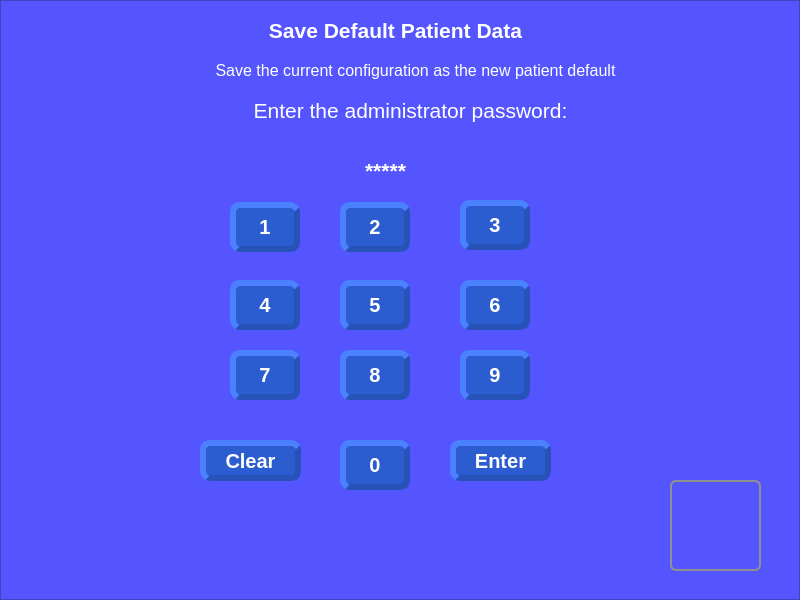
<?xml version="1.0" encoding="UTF-8"?>
<ui version="4.0">
 <class>Form</class>
 <widget class="QWidget" name="Form">
  <property name="geometry">
   <rect>
    <x>0</x>
    <y>0</y>
    <width>800</width>
    <height>600</height>
   </rect>
  </property>
  <property name="windowTitle">
   <string>Form</string>
  </property>
  <property name="styleSheet">
   <string notr="true">background-color: rgb(85, 85, 255);</string>
  </property>
  <widget class="QFrame" name="frame">
   <property name="geometry">
    <rect>
     <x>0</x>
     <y>0</y>
     <width>800</width>
     <height>600</height>
    </rect>
   </property>
   <property name="frameShape">
    <enum>QFrame::StyledPanel</enum>
   </property>
   <property name="frameShadow">
    <enum>QFrame::Raised</enum>
   </property>
   <widget class="QFrame" name="frame_2">
    <property name="geometry">
     <rect>
      <x>0</x>
      <y>0</y>
      <width>800</width>
      <height>600</height>
     </rect>
    </property>
    <property name="styleSheet">
     <string notr="true">QFrame[height=&quot;3&quot;], QFrame[width=&quot;3&quot;] {
    background-color: #AAA;
}
</string>
    </property>
    <property name="frameShape">
     <enum>QFrame::StyledPanel</enum>
    </property>
    <property name="frameShadow">
     <enum>QFrame::Raised</enum>
    </property>
    <widget class="QPushButton" name="pushButton">
     <property name="geometry">
      <rect>
       <x>670</x>
       <y>480</y>
       <width>91</width>
       <height>91</height>
      </rect>
     </property>
     <property name="styleSheet">
      <string notr="true">QPushButton{image: url(:/newPrefix/New folder/back_dark.png);

border: 2px solid #8f8f91;
    border-radius: 6px;
    background-color: qlineargradient(x1: 0, y1: 0, x2: 0, y2: 1,
                                      stop: 0 #f6f7fa, stop: 1 #dadbde);
    min-width: 80px;
}
QPushButton:pressed{ background-color: orange; }
</string>
     </property>
     <property name="text">
      <string/>
     </property>
    </widget>
    <widget class="QLabel" name="label_3">
     <property name="geometry">
      <rect>
       <x>240</x>
       <y>10</y>
       <width>311</width>
       <height>41</height>
      </rect>
     </property>
     <property name="text">
      <string>&lt;html&gt;&lt;head/&gt;&lt;body&gt;&lt;p align=&quot;center&quot;&gt;&lt;span style=&quot; font-size:16pt; font-weight:600; color:#ffffff;&quot;&gt;Save Default Patient Data&lt;/span&gt;&lt;/p&gt;&lt;/body&gt;&lt;/html&gt;</string>
     </property>
    </widget>
    <widget class="QPushButton" name="pushButton_4">
     <property name="geometry">
      <rect>
       <x>450</x>
       <y>410</y>
       <width>101</width>
       <height>41</height>
      </rect>
     </property>
     <property name="styleSheet">
      <string notr="true">QPushButton {
    background-color: #2B5DD1;
    color: #FFFFFF;
    border-style: outset;
    padding: 2px;
    font: bold 20px;
    border-width: 6px;
    border-radius: 10px;
    border-color: #2752B8;
}
QPushButton:hover {
    background-color: lightgreen;
}
QPushButton:pressed{ background-color: orange; }
</string>
     </property>
     <property name="text">
      <string>Enter</string>
     </property>
    </widget>
    <widget class="QPushButton" name="pushButton_5">
     <property name="geometry">
      <rect>
       <x>200</x>
       <y>410</y>
       <width>101</width>
       <height>41</height>
      </rect>
     </property>
     <property name="styleSheet">
      <string notr="true">QPushButton {
    background-color: #2B5DD1;
    color: #FFFFFF;
    border-style: outset;
    padding: 2px;
    font: bold 20px;
    border-width: 6px;
    border-radius: 10px;
    border-color: #2752B8;
}
QPushButton:hover {
    background-color: lightred;
}
QPushButton:pressed{ background-color: orange; }
</string>
     </property>
     <property name="text">
      <string>Clear</string>
     </property>
    </widget>
    <widget class="QPushButton" name="pushButton_6">
     <property name="geometry">
      <rect>
       <x>230</x>
       <y>250</y>
       <width>70</width>
       <height>50</height>
      </rect>
     </property>
     <property name="styleSheet">
      <string notr="true">QPushButton {
    background-color: #2B5DD1;
    color: #FFFFFF;
    border-style: outset;
    padding: 2px;
    font: bold 20px;
    border-width: 6px;
    border-radius: 10px;
    border-color: #2752B8;
}
QPushButton:hover {
    background-color: lightgreen;
}
QPushButton:pressed{ background-color: orange; }
</string>
     </property>
     <property name="text">
      <string>4</string>
     </property>
    </widget>
    <widget class="QPushButton" name="pushButton_7">
     <property name="geometry">
      <rect>
       <x>340</x>
       <y>250</y>
       <width>70</width>
       <height>50</height>
      </rect>
     </property>
     <property name="styleSheet">
      <string notr="true">QPushButton {
    background-color: #2B5DD1;
    color: #FFFFFF;
    border-style: outset;
    padding: 2px;
    font: bold 20px;
    border-width: 6px;
    border-radius: 10px;
    border-color: #2752B8;
}
QPushButton:hover {
    background-color: lightgreen;
}
QPushButton:pressed{ background-color: orange; }
</string>
     </property>
     <property name="text">
      <string>5</string>
     </property>
    </widget>
    <widget class="QPushButton" name="pushButton_9">
     <property name="geometry">
      <rect>
       <x>230</x>
       <y>172</y>
       <width>70</width>
       <height>50</height>
      </rect>
     </property>
     <property name="styleSheet">
      <string notr="true">QPushButton {
    background-color: #2B5DD1;
    color: #FFFFFF;
    border-style: outset;
    padding: 2px;
    font: bold 20px;
    border-width: 6px;
    border-radius: 10px;
    border-color: #2752B8;
}
QPushButton:hover {
    background-color: lightgreen;
}
QPushButton:pressed{ background-color: orange; }
</string>
     </property>
     <property name="text">
      <string>1</string>
     </property>
    </widget>
    <widget class="QPushButton" name="pushButton_10">
     <property name="geometry">
      <rect>
       <x>340</x>
       <y>172</y>
       <width>70</width>
       <height>50</height>
      </rect>
     </property>
     <property name="styleSheet">
      <string notr="true">QPushButton {
    background-color: #2B5DD1;
    color: #FFFFFF;
    border-style: outset;
    padding: 2px;
    font: bold 20px;
    border-width: 6px;
    border-radius: 10px;
    border-color: #2752B8;
}
QPushButton:hover {
    background-color: lightgreen;
}
QPushButton:pressed{ background-color: orange; }
</string>
     </property>
     <property name="text">
      <string>2</string>
     </property>
    </widget>
    <widget class="QPushButton" name="pushButton_11">
     <property name="geometry">
      <rect>
       <x>460</x>
       <y>170</y>
       <width>70</width>
       <height>50</height>
      </rect>
     </property>
     <property name="styleSheet">
      <string notr="true">QPushButton {
    background-color: #2B5DD1;
    color: #FFFFFF;
    border-style: outset;
    padding: 2px;
    font: bold 20px;
    border-width: 6px;
    border-radius: 10px;
    border-color: #2752B8;
}
QPushButton:hover {
    background-color: lightgreen;
}
QPushButton:pressed{ background-color: orange; }
</string>
     </property>
     <property name="text">
      <string>3</string>
     </property>
    </widget>
    <widget class="QPushButton" name="pushButton_8">
     <property name="geometry">
      <rect>
       <x>460</x>
       <y>250</y>
       <width>70</width>
       <height>50</height>
      </rect>
     </property>
     <property name="styleSheet">
      <string notr="true">QPushButton {
    background-color: #2B5DD1;
    color: #FFFFFF;
    border-style: outset;
    padding: 2px;
    font: bold 20px;
    border-width: 6px;
    border-radius: 10px;
    border-color: #2752B8;
}
QPushButton:hover {
    background-color: lightgreen;
}
QPushButton:pressed{ background-color: orange; }
</string>
     </property>
     <property name="text">
      <string>6</string>
     </property>
    </widget>
    <widget class="QPushButton" name="pushButton_12">
     <property name="geometry">
      <rect>
       <x>340</x>
       <y>410</y>
       <width>70</width>
       <height>50</height>
      </rect>
     </property>
     <property name="styleSheet">
      <string notr="true">QPushButton {
    background-color: #2B5DD1;
    color: #FFFFFF;
    border-style: outset;
    padding: 2px;
    font: bold 20px;
    border-width: 6px;
    border-radius: 10px;
    border-color: #2752B8;
}
QPushButton:hover {
    background-color: lightgreen;
}
QPushButton:pressed{ background-color: orange; }
</string>
     </property>
     <property name="text">
      <string>0</string>
     </property>
    </widget>
    <widget class="QPushButton" name="pushButton_13">
     <property name="geometry">
      <rect>
       <x>460</x>
       <y>320</y>
       <width>70</width>
       <height>50</height>
      </rect>
     </property>
     <property name="styleSheet">
      <string notr="true">QPushButton {
    background-color: #2B5DD1;
    color: #FFFFFF;
    border-style: outset;
    padding: 2px;
    font: bold 20px;
    border-width: 6px;
    border-radius: 10px;
    border-color: #2752B8;
}
QPushButton:hover {
    background-color: lightgreen;
}
QPushButton:pressed{ background-color: orange; }
</string>
     </property>
     <property name="text">
      <string>9</string>
     </property>
    </widget>
    <widget class="QPushButton" name="pushButton_14">
     <property name="geometry">
      <rect>
       <x>340</x>
       <y>320</y>
       <width>70</width>
       <height>50</height>
      </rect>
     </property>
     <property name="styleSheet">
      <string notr="true">QPushButton {
    background-color: #2B5DD1;
    color: #FFFFFF;
    border-style: outset;
    padding: 2px;
    font: bold 20px;
    border-width: 6px;
    border-radius: 10px;
    border-color: #2752B8;
}
QPushButton:hover {
    background-color: lightgreen;
}
QPushButton:pressed{ background-color: orange; }
</string>
     </property>
     <property name="text">
      <string>8</string>
     </property>
    </widget>
    <widget class="QPushButton" name="pushButton_15">
     <property name="geometry">
      <rect>
       <x>230</x>
       <y>320</y>
       <width>70</width>
       <height>50</height>
      </rect>
     </property>
     <property name="styleSheet">
      <string notr="true">QPushButton {
    background-color: #2B5DD1;
    color: #FFFFFF;
    border-style: outset;
    padding: 2px;
    font: bold 20px;
    border-width: 6px;
    border-radius: 10px;
    border-color: #2752B8;
}
QPushButton:hover {
    background-color: lightgreen;
}
QPushButton:pressed{ background-color: orange; }
</string>
     </property>
     <property name="text">
      <string>7</string>
     </property>
    </widget>
    <widget class="QLabel" name="label_4">
     <property name="geometry">
      <rect>
       <x>240</x>
       <y>50</y>
       <width>311</width>
       <height>41</height>
      </rect>
     </property>
     <property name="text">
      <string>&lt;html&gt;&lt;head/&gt;&lt;body&gt;&lt;p align=&quot;center&quot;&gt;&lt;span style=&quot; font-size:16pt; font-weight:600; color:#ffffff;&quot;&gt;Save Default Patient Data&lt;/span&gt;&lt;/p&gt;&lt;/body&gt;&lt;/html&gt;</string>
     </property>
    </widget>
    <widget class="QLabel" name="label_5">
     <property name="geometry">
      <rect>
       <x>240</x>
       <y>90</y>
       <width>311</width>
       <height>41</height>
      </rect>
     </property>
     <property name="text">
      <string>&lt;html&gt;&lt;head/&gt;&lt;body&gt;&lt;p align=&quot;center&quot;&gt;&lt;span style=&quot; font-size:16pt; font-weight:600; color:#ffffff;&quot;&gt;Save Default Patient Data&lt;/span&gt;&lt;/p&gt;&lt;/body&gt;&lt;/html&gt;</string>
     </property>
    </widget>
    <widget class="QLabel" name="label_6">
     <property name="geometry">
      <rect>
       <x>240</x>
       <y>120</y>
       <width>311</width>
       <height>41</height>
      </rect>
     </property>
     <property name="text">
      <string>&lt;html&gt;&lt;head/&gt;&lt;body&gt;&lt;p align=&quot;center&quot;&gt;&lt;span style=&quot; font-size:16pt; font-weight:600; color:#ffffff;&quot;&gt;Save Default Patient Data&lt;/span&gt;&lt;/p&gt;&lt;/body&gt;&lt;/html&gt;</string>
     </property>
    </widget>
    <widget class="QFrame" name="frame_3">
     <property name="geometry">
      <rect>
       <x>0</x>
       <y>0</y>
       <width>800</width>
       <height>600</height>
      </rect>
     </property>
     <property name="styleSheet">
      <string notr="true">QFrame[height=&quot;3&quot;], QFrame[width=&quot;3&quot;] {
    background-color: #AAA;
}
</string>
     </property>
     <property name="frameShape">
      <enum>QFrame::StyledPanel</enum>
     </property>
     <property name="frameShadow">
      <enum>QFrame::Raised</enum>
     </property>
     <widget class="QPushButton" name="pushButton_2">
      <property name="geometry">
       <rect>
        <x>670</x>
        <y>480</y>
        <width>91</width>
        <height>91</height>
       </rect>
      </property>
      <property name="styleSheet">
       <string notr="true">QPushButton{image: url(:/newPrefix/New folder/back_dark.png);

border: 2px solid #8f8f91;
    border-radius: 6px;
    background-color: qlineargradient(x1: 0, y1: 0, x2: 0, y2: 1,
                                      stop: 0 #f6f7fa, stop: 1 #dadbde);
    min-width: 80px;
}
QPushButton:pressed{ background-color: orange; }
</string>
      </property>
      <property name="text">
       <string/>
      </property>
     </widget>
     <widget class="QLabel" name="label_7">
      <property name="geometry">
       <rect>
        <x>240</x>
        <y>10</y>
        <width>311</width>
        <height>41</height>
       </rect>
      </property>
      <property name="text">
       <string>&lt;html&gt;&lt;head/&gt;&lt;body&gt;&lt;p align=&quot;center&quot;&gt;&lt;span style=&quot; font-size:16pt; font-weight:600; color:#ffffff;&quot;&gt;Save Default Patient Data&lt;/span&gt;&lt;/p&gt;&lt;/body&gt;&lt;/html&gt;</string>
      </property>
     </widget>
     <widget class="QPushButton" name="pushButton_16">
      <property name="geometry">
       <rect>
        <x>450</x>
        <y>440</y>
        <width>101</width>
        <height>41</height>
       </rect>
      </property>
      <property name="styleSheet">
       <string notr="true">QPushButton {
    background-color: #2B5DD1;
    color: #FFFFFF;
    border-style: outset;
    padding: 2px;
    font: bold 20px;
    border-width: 6px;
    border-radius: 10px;
    border-color: #2752B8;
}
QPushButton:hover {
    background-color: lightgreen;
}
QPushButton:pressed{ background-color: orange; }
</string>
      </property>
      <property name="text">
       <string>Enter</string>
      </property>
     </widget>
     <widget class="QPushButton" name="pushButton_17">
      <property name="geometry">
       <rect>
        <x>200</x>
        <y>440</y>
        <width>101</width>
        <height>41</height>
       </rect>
      </property>
      <property name="styleSheet">
       <string notr="true">QPushButton {
    background-color: #2B5DD1;
    color: #FFFFFF;
    border-style: outset;
    padding: 2px;
    font: bold 20px;
    border-width: 6px;
    border-radius: 10px;
    border-color: #2752B8;
}
QPushButton:hover {
    background-color: lightred;
}
QPushButton:pressed{ background-color: orange; }
</string>
      </property>
      <property name="text">
       <string>Clear</string>
      </property>
     </widget>
     <widget class="QPushButton" name="pushButton_18">
      <property name="geometry">
       <rect>
        <x>230</x>
        <y>280</y>
        <width>70</width>
        <height>50</height>
       </rect>
      </property>
      <property name="styleSheet">
       <string notr="true">QPushButton {
    background-color: #2B5DD1;
    color: #FFFFFF;
    border-style: outset;
    padding: 2px;
    font: bold 20px;
    border-width: 6px;
    border-radius: 10px;
    border-color: #2752B8;
}
QPushButton:hover {
    background-color: lightgreen;
}
QPushButton:pressed{ background-color: orange; }
</string>
      </property>
      <property name="text">
       <string>4</string>
      </property>
     </widget>
     <widget class="QPushButton" name="pushButton_19">
      <property name="geometry">
       <rect>
        <x>340</x>
        <y>280</y>
        <width>70</width>
        <height>50</height>
       </rect>
      </property>
      <property name="styleSheet">
       <string notr="true">QPushButton {
    background-color: #2B5DD1;
    color: #FFFFFF;
    border-style: outset;
    padding: 2px;
    font: bold 20px;
    border-width: 6px;
    border-radius: 10px;
    border-color: #2752B8;
}
QPushButton:hover {
    background-color: lightgreen;
}
QPushButton:pressed{ background-color: orange; }
</string>
      </property>
      <property name="text">
       <string>5</string>
      </property>
     </widget>
     <widget class="QPushButton" name="pushButton_20">
      <property name="geometry">
       <rect>
        <x>230</x>
        <y>202</y>
        <width>70</width>
        <height>50</height>
       </rect>
      </property>
      <property name="styleSheet">
       <string notr="true">QPushButton {
    background-color: #2B5DD1;
    color: #FFFFFF;
    border-style: outset;
    padding: 2px;
    font: bold 20px;
    border-width: 6px;
    border-radius: 10px;
    border-color: #2752B8;
}
QPushButton:hover {
    background-color: lightgreen;
}
QPushButton:pressed{ background-color: orange; }
</string>
      </property>
      <property name="text">
       <string>1</string>
      </property>
     </widget>
     <widget class="QPushButton" name="pushButton_21">
      <property name="geometry">
       <rect>
        <x>340</x>
        <y>202</y>
        <width>70</width>
        <height>50</height>
       </rect>
      </property>
      <property name="styleSheet">
       <string notr="true">QPushButton {
    background-color: #2B5DD1;
    color: #FFFFFF;
    border-style: outset;
    padding: 2px;
    font: bold 20px;
    border-width: 6px;
    border-radius: 10px;
    border-color: #2752B8;
}
QPushButton:hover {
    background-color: lightgreen;
}
QPushButton:pressed{ background-color: orange; }
</string>
      </property>
      <property name="text">
       <string>2</string>
      </property>
     </widget>
     <widget class="QPushButton" name="pushButton_22">
      <property name="geometry">
       <rect>
        <x>460</x>
        <y>200</y>
        <width>70</width>
        <height>50</height>
       </rect>
      </property>
      <property name="styleSheet">
       <string notr="true">QPushButton {
    background-color: #2B5DD1;
    color: #FFFFFF;
    border-style: outset;
    padding: 2px;
    font: bold 20px;
    border-width: 6px;
    border-radius: 10px;
    border-color: #2752B8;
}
QPushButton:hover {
    background-color: lightgreen;
}
QPushButton:pressed{ background-color: orange; }
</string>
      </property>
      <property name="text">
       <string>3</string>
      </property>
     </widget>
     <widget class="QPushButton" name="pushButton_23">
      <property name="geometry">
       <rect>
        <x>460</x>
        <y>280</y>
        <width>70</width>
        <height>50</height>
       </rect>
      </property>
      <property name="styleSheet">
       <string notr="true">QPushButton {
    background-color: #2B5DD1;
    color: #FFFFFF;
    border-style: outset;
    padding: 2px;
    font: bold 20px;
    border-width: 6px;
    border-radius: 10px;
    border-color: #2752B8;
}
QPushButton:hover {
    background-color: lightgreen;
}
QPushButton:pressed{ background-color: orange; }
</string>
      </property>
      <property name="text">
       <string>6</string>
      </property>
     </widget>
     <widget class="QPushButton" name="pushButton_24">
      <property name="geometry">
       <rect>
        <x>340</x>
        <y>440</y>
        <width>70</width>
        <height>50</height>
       </rect>
      </property>
      <property name="styleSheet">
       <string notr="true">QPushButton {
    background-color: #2B5DD1;
    color: #FFFFFF;
    border-style: outset;
    padding: 2px;
    font: bold 20px;
    border-width: 6px;
    border-radius: 10px;
    border-color: #2752B8;
}
QPushButton:hover {
    background-color: lightgreen;
}
QPushButton:pressed{ background-color: orange; }
</string>
      </property>
      <property name="text">
       <string>0</string>
      </property>
     </widget>
     <widget class="QPushButton" name="pushButton_25">
      <property name="geometry">
       <rect>
        <x>460</x>
        <y>350</y>
        <width>70</width>
        <height>50</height>
       </rect>
      </property>
      <property name="styleSheet">
       <string notr="true">QPushButton {
    background-color: #2B5DD1;
    color: #FFFFFF;
    border-style: outset;
    padding: 2px;
    font: bold 20px;
    border-width: 6px;
    border-radius: 10px;
    border-color: #2752B8;
}
QPushButton:hover {
    background-color: lightgreen;
}
QPushButton:pressed{ background-color: orange; }
</string>
      </property>
      <property name="text">
       <string>9</string>
      </property>
     </widget>
     <widget class="QPushButton" name="pushButton_26">
      <property name="geometry">
       <rect>
        <x>340</x>
        <y>350</y>
        <width>70</width>
        <height>50</height>
       </rect>
      </property>
      <property name="styleSheet">
       <string notr="true">QPushButton {
    background-color: #2B5DD1;
    color: #FFFFFF;
    border-style: outset;
    padding: 2px;
    font: bold 20px;
    border-width: 6px;
    border-radius: 10px;
    border-color: #2752B8;
}
QPushButton:hover {
    background-color: lightgreen;
}
QPushButton:pressed{ background-color: orange; }
</string>
      </property>
      <property name="text">
       <string>8</string>
      </property>
     </widget>
     <widget class="QPushButton" name="pushButton_27">
      <property name="geometry">
       <rect>
        <x>230</x>
        <y>350</y>
        <width>70</width>
        <height>50</height>
       </rect>
      </property>
      <property name="styleSheet">
       <string notr="true">QPushButton {
    background-color: #2B5DD1;
    color: #FFFFFF;
    border-style: outset;
    padding: 2px;
    font: bold 20px;
    border-width: 6px;
    border-radius: 10px;
    border-color: #2752B8;
}
QPushButton:hover {
    background-color: lightgreen;
}
QPushButton:pressed{ background-color: orange; }
</string>
      </property>
      <property name="text">
       <string>7</string>
      </property>
     </widget>
     <widget class="QLabel" name="label_8">
      <property name="geometry">
       <rect>
        <x>200</x>
        <y>50</y>
        <width>431</width>
        <height>41</height>
       </rect>
      </property>
      <property name="text">
       <string>&lt;html&gt;&lt;head/&gt;&lt;body&gt;&lt;p align=&quot;center&quot;&gt;&lt;span style=&quot; font-size:12pt; color:#ffffff;&quot;&gt;Save the current configuration as the new patient default&lt;/span&gt;&lt;/p&gt;&lt;/body&gt;&lt;/html&gt;</string>
      </property>
     </widget>
     <widget class="QLabel" name="label_9">
      <property name="geometry">
       <rect>
        <x>240</x>
        <y>90</y>
        <width>341</width>
        <height>41</height>
       </rect>
      </property>
      <property name="text">
       <string>&lt;html&gt;&lt;head/&gt;&lt;body&gt;&lt;p align=&quot;center&quot;&gt;&lt;span style=&quot; font-size:16pt; color:#ffffff;&quot;&gt;Enter the administrator password:&lt;/span&gt;&lt;/p&gt;&lt;/body&gt;&lt;/html&gt;</string>
      </property>
     </widget>
     <widget class="QLabel" name="label_10">
      <property name="geometry">
       <rect>
        <x>230</x>
        <y>150</y>
        <width>311</width>
        <height>41</height>
       </rect>
      </property>
      <property name="text">
       <string>&lt;html&gt;&lt;head/&gt;&lt;body&gt;&lt;p align=&quot;center&quot;&gt;&lt;span style=&quot; font-size:16pt; font-weight:600; color:#ffffff;&quot;&gt;*****&lt;/span&gt;&lt;/p&gt;&lt;/body&gt;&lt;/html&gt;</string>
      </property>
     </widget>
    </widget>
   </widget>
  </widget>
 </widget>
 <resources>
  <include location="ui.qrc"/>
 </resources>
 <connections/>
</ui>
